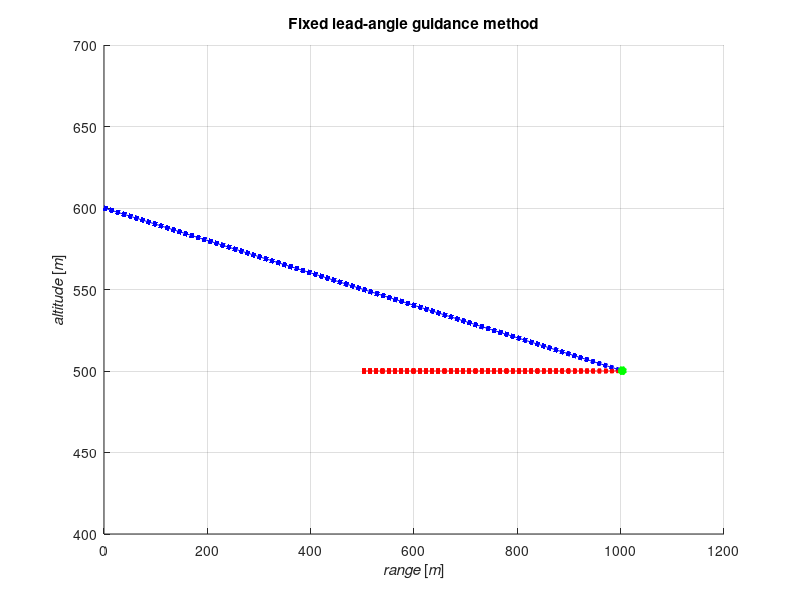

Here is the MATLAB script that generated this plot:
%==========================================================================
% Tutorial Guidance (Steering behaviors)
% Topic : Fixed lead-angle guidance method
% Author: M.Trifonov 
% Email: trifonov.m@yahoo.com
% Date(dd-mm-yyyy): 29-08-2020
%==========================================================================
clc;clear;close all;
% Case study, input data
m = 350; %[kg]
S = 0.3; %[m^2]
g = 9.81; %[m/s^2]
% Vehicle#1
X(1) = 0; Y(1) = 600; %[m]
V = 600; %[m/s]
% Vehicle#2
Xc(1) = 500; Yc(1) = 500; %[m]
Vc = 300; %[m/s]
theta_c = deg2rad(0);
% Initial distance
r(1) = sqrt((Yc(1) - Y(1))^2+(Xc(1) - X(1))^2); %[m]
% Initial sight angle
phi(1) = atan((Yc(1) - Y(1))/(Xc(1) - X(1))); %[rad]
% Calculation of the lead angle
eta = asin((Vc/V)*sin(phi(1)-theta_c));  % [rad]
% Initial climb angle
theta(1) = phi(1)-eta(1); %[rad]

% Input data for simulation
tk = 100; dt = 0.01;  %[s]
N = tk/dt; % number of iterations

% Plotting#1
figure(1);hold on
xlabel('\itrange \rm[\itm\rm]');ylabel('\italtitude \rm[\itm\rm]');
title('Fixed lead-angle guidance method');

for i = 2:N
    
    theta(i) = phi(i-1)-eta; % climb angle
    r(i) = r(i-1) + dt*(Vc*cos(phi(i-1)-theta_c)-V*cos(phi(i-1)-theta(i-1))); % distance
    phi(i) = phi(i-1) + dt*((-Vc*sin(phi(i-1)-theta_c)+V*sin(phi(i-1)-theta(i-1)))/r(i-1)); % sight angle
    Ny = (-V/g)*((Vc*sin(phi(i-1)-theta_c)-V*sin(eta))/r(i-1)); % g-force, lateral load

    % Calculation coordinates using the Euler's method
    X(i) = X(i-1) + dt*(V*cos(theta(i-1)));
    Y(i) = Y(i-1) + dt*(V*sin(theta(i-1)));
    Xc(i) = Xc(i-1) + dt*(Vc*cos(theta_c));
    Yc(i) = Yc(i-1) + dt*(Vc*sin(theta_c));
    
    % Conditional breakpoint
    D = sqrt((X(i)-Xc(i))^2 + (Y(i)-Yc(i))^2);
    if D < 1 %[m]
        break;
    end
    
    % Plotting#2 
    drawnow
    axis([0 1200 400 700])
    plot(X,Y,':b','Linewidth',3),grid on,hold on;
    plot(Xc,Yc,':r','Linewidth',3),grid on,hold on;
end
% Plotting#3 
plot(X,Y,'b'),grid on,hold on;
plot(Xc,Yc,'r'),grid on,hold on;
plot(X(end),Y(end),'*g','Linewidth',3),grid on,hold on;
